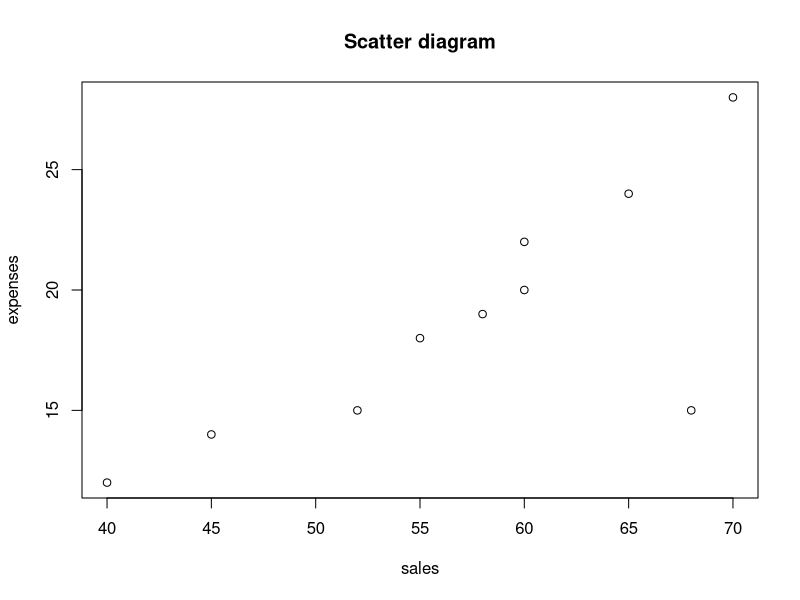

Here is the R script that generated this plot:
x <- c(40, 45, 52, 60, 58, 60, 65, 68, 70, 55)
y <- c(12, 14, 15, 20, 19, 22, 24, 15, 28, 18)
plot(x, y, xlab="sales", ylab="expenses", main="Scatter diagram")
c <- cor(x, y)
cat("Correlation coefficient = ", c, "\n")